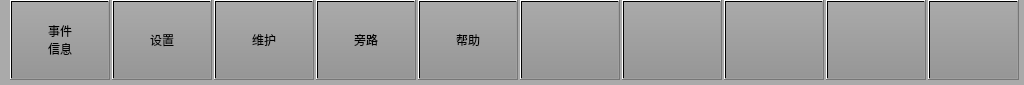
<?xml version="1.0" encoding="UTF-8"?>
<ui version="4.0">
 <class>Navigator</class>
 <widget class="QWidget" name="Navigator">
  <property name="geometry">
   <rect>
    <x>0</x>
    <y>0</y>
    <width>1024</width>
    <height>85</height>
   </rect>
  </property>
  <property name="windowTitle">
   <string>Form</string>
  </property>
  <property name="styleSheet">
   <string notr="true">QWidget
{
	background-color: rgb(170,170,170);
}

QPushButton
{
font: 20px, &quot;微软雅黑&quot;;color: black;transparent;background:qlineargradient(spread:pad,x1:0,y1:0,x2:0,y2:1,stop:0 rgba(170,170,170,255),stop:1 rgba(150,150,150,255));
}</string>
  </property>
  <widget class="QPushButton" name="BTNEvent">
   <property name="geometry">
    <rect>
     <x>10</x>
     <y>0</y>
     <width>100</width>
     <height>80</height>
    </rect>
   </property>
   <property name="focusPolicy">
    <enum>Qt::NoFocus</enum>
   </property>
   <property name="text">
    <string>事件
信息</string>
   </property>
  </widget>
  <widget class="QPushButton" name="BTNSetting">
   <property name="geometry">
    <rect>
     <x>112</x>
     <y>0</y>
     <width>100</width>
     <height>80</height>
    </rect>
   </property>
   <property name="focusPolicy">
    <enum>Qt::NoFocus</enum>
   </property>
   <property name="text">
    <string>设置</string>
   </property>
  </widget>
  <widget class="QPushButton" name="BTNMaintaince">
   <property name="geometry">
    <rect>
     <x>214</x>
     <y>0</y>
     <width>100</width>
     <height>80</height>
    </rect>
   </property>
   <property name="focusPolicy">
    <enum>Qt::NoFocus</enum>
   </property>
   <property name="text">
    <string>维护</string>
   </property>
  </widget>
  <widget class="QPushButton" name="BTNSpare1">
   <property name="geometry">
    <rect>
     <x>316</x>
     <y>0</y>
     <width>100</width>
     <height>80</height>
    </rect>
   </property>
   <property name="focusPolicy">
    <enum>Qt::NoFocus</enum>
   </property>
   <property name="styleSheet">
    <string notr="true"/>
   </property>
   <property name="text">
    <string>旁路</string>
   </property>
  </widget>
  <widget class="QPushButton" name="BTNArriveB">
   <property name="geometry">
    <rect>
     <x>418</x>
     <y>0</y>
     <width>100</width>
     <height>80</height>
    </rect>
   </property>
   <property name="focusPolicy">
    <enum>Qt::NoFocus</enum>
   </property>
   <property name="styleSheet">
    <string notr="true">

</string>
   </property>
   <property name="text">
    <string>帮助</string>
   </property>
  </widget>
  <widget class="QPushButton" name="BTNLeaveB">
   <property name="geometry">
    <rect>
     <x>520</x>
     <y>0</y>
     <width>100</width>
     <height>80</height>
    </rect>
   </property>
   <property name="focusPolicy">
    <enum>Qt::NoFocus</enum>
   </property>
   <property name="styleSheet">
    <string notr="true"/>
   </property>
   <property name="text">
    <string/>
   </property>
  </widget>
  <widget class="QPushButton" name="BTNSkipback">
   <property name="geometry">
    <rect>
     <x>622</x>
     <y>0</y>
     <width>100</width>
     <height>80</height>
    </rect>
   </property>
   <property name="focusPolicy">
    <enum>Qt::NoFocus</enum>
   </property>
   <property name="styleSheet">
    <string notr="true"/>
   </property>
   <property name="text">
    <string/>
   </property>
  </widget>
  <widget class="QPushButton" name="BTNSkipforward">
   <property name="geometry">
    <rect>
     <x>724</x>
     <y>0</y>
     <width>100</width>
     <height>80</height>
    </rect>
   </property>
   <property name="focusPolicy">
    <enum>Qt::NoFocus</enum>
   </property>
   <property name="styleSheet">
    <string notr="true"/>
   </property>
   <property name="text">
    <string/>
   </property>
  </widget>
  <widget class="QPushButton" name="BTNSpare2">
   <property name="geometry">
    <rect>
     <x>826</x>
     <y>0</y>
     <width>100</width>
     <height>80</height>
    </rect>
   </property>
   <property name="focusPolicy">
    <enum>Qt::NoFocus</enum>
   </property>
   <property name="styleSheet">
    <string notr="true"/>
   </property>
   <property name="text">
    <string/>
   </property>
  </widget>
  <widget class="QPushButton" name="BTNHome">
   <property name="geometry">
    <rect>
     <x>928</x>
     <y>0</y>
     <width>91</width>
     <height>80</height>
    </rect>
   </property>
   <property name="focusPolicy">
    <enum>Qt::NoFocus</enum>
   </property>
   <property name="styleSheet">
    <string notr="true">border-image: url(:/images/image/Home.png);</string>
   </property>
   <property name="text">
    <string/>
   </property>
  </widget>
 </widget>
 <resources/>
 <connections/>
</ui>
